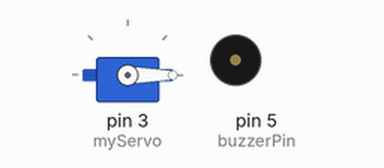
Recording of a sketch running on a simulated Arduino Uno, built with avr-gcc and run on an emulated ATmega328P. Shown: servo, buzzer (waves = sounding, pin HIGH).

Above: at 0.05 s.
At 3.0 s:
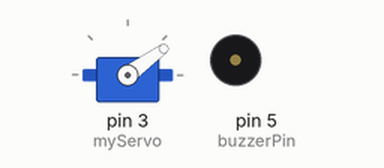
At 6.0 s:
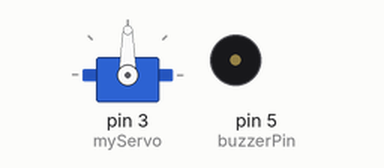
At 11.95 s:
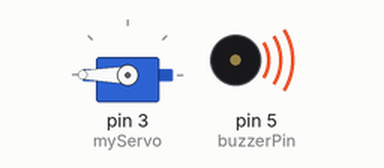
Timing chart, 0 to 15.6 s (numbered marks = the images above):
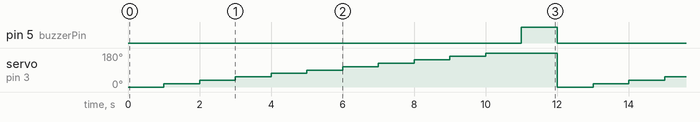

The sketch:

ServoCountdown.ino
```cpp
#include <Servo.h>

Servo myServo;

const int buzzerPin = 5;

const int servoDelay = 1000;
const int servoMax = 180;
const int servoMin = 0;

const int timerSeconds = 10;

int servoPos = 0;

void setup() {
  myServo.attach(3);

  pinMode(buzzerPin, OUTPUT);
}

void loop() {
  for (servoPos = servoMin; servoPos <= servoMax; servoPos += (servoMax / timerSeconds))
  {
    myServo.write(servoPos);
    delay(servoDelay);
  }

  buzz(1000);
}

void buzz(int ms)
{
  digitalWrite(buzzerPin, HIGH);
  delay(ms);
  digitalWrite(buzzerPin, LOW);
}
```

Measured:
- by itself, pin 5 (buzzerPin): alternates HIGH for 1.0 s and LOW for 11.0 s
- by itself, servo on pin 3 (myServo): repeats every 12.0 s: 36° 1.0 s, 54° 1.0 s, 72° 1.0 s, 90° 1.0 s, 108° 1.0 s, 126° 1.0 s, 144° 1.0 s, 162° 1.0 s, 180° 2.0 s, 0° 1.0 s, 18° 1.0 s
